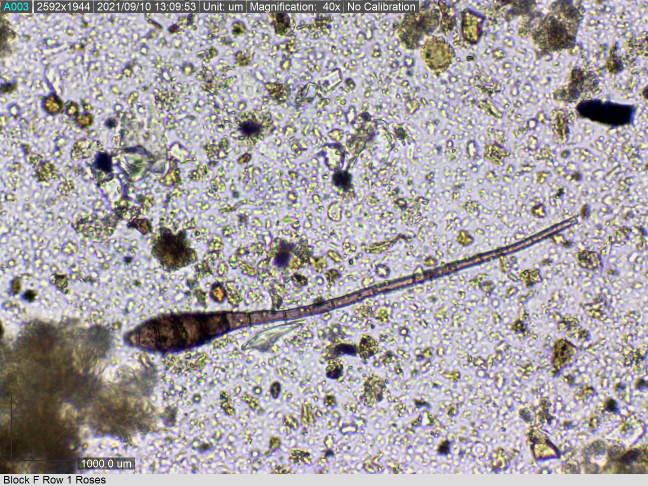
#> input picture fine-art/src/fungal-hypha-lee-kirk.jpg, 1296 x 972 px (shown at 1/2 size); its folder holds only this picture in this run
$ python bark.py
#> lines starting #> are read from the running program, lines starting #| are printed output that depends on the picture; after the words box and inside, x2 and y2 are one past the last pixel; in counts of white or black regions, pixels touching at a corner belong together
"""Shedding plates: nested flaking layers grown from a student micrograph, each ring a different crust."""
import os, glob
import numpy as np
from PIL import Image, ImageOps
from scipy import ndimage as ndi

HERE = os.path.dirname(os.path.abspath(__file__))
SRC = sorted(glob.glob(os.path.join(HERE, "src", "*.jpg")))
OUT = os.path.join(HERE, "out", "bark")
W, H = 1200, 1600
LAYERS = [(150, 170, 160), (214, 190, 60), (196, 200, 110), (200, 180, 160), (150, 120, 105), (160, 70, 45), (110, 120, 95)]


def field(rng, src):
#> called with src = 'fine-art/src/fungal-hypha-lee-kirk.jpg'
    im = ImageOps.fit(Image.open(src).convert("L"), (W // 2, H // 2), Image.LANCZOS)
    g = np.asarray(ImageOps.autocontrast(im, cutoff=1), np.float32) / 255
    n = ndi.gaussian_filter(rng.random((H // 2, W // 2)), 30)
    f = ndi.gaussian_filter(g, 22) * .6 + (n - n.min()) / np.ptp(n) * .4
    f = np.asarray(Image.fromarray(((f - f.min()) / np.ptp(f) * 255).astype(np.uint8)).resize((W, H), Image.BICUBIC), np.float32) / 255
#> f: shape (1600, 1200) float32
    return f


def grain(rng, s=1.0):
    return ndi.gaussian_filter(rng.random((H, W)), s) - .5


def piece(seed):
    rng = np.random.default_rng(seed)
    f = field(rng, SRC[seed % len(SRC)])
    # two big calm fields (grey-green, yellow), then small islands that flake in 3-4 nested rings
    qs = [np.quantile(f, .5), np.quantile(f, .86), np.quantile(f, .9), np.quantile(f, .94), np.quantile(f, .975)]
#> qs = [0.561, 0.694, 0.718, 0.749, 0.792]
    lvl = np.digitize(f, qs)
#> lvl: shape (1600, 1200) int64; 6 distinct labels, from 0 to 5
    pal = np.array([(150, 168, 160), (214, 190, 70), (232, 220, 200), (150, 120, 105), (176, 92, 70), (160, 60, 40)], np.float32)
    isl = ndi.gaussian_filter(rng.random((H, W)), 40); isl = isl > np.quantile(isl, .45)
    lvl = np.where((lvl >= 2) & ~isl, 1, lvl)
#> lvl: shape (1600, 1200) int64; 6 distinct labels, from 0 to 5
    img = pal[lvl]
    g1, g2 = grain(rng, .7), grain(rng, 3)
    img *= (1 + g1[..., None] * .35 + g2[..., None] * .4)
    edge = np.zeros((H, W), bool)
    for k in range(len(qs)):
        if k == 0: pass
        b = lvl > k; e = b & ~ndi.binary_erosion(b, iterations=3)
        edge |= e
        sh = ndi.shift(b.astype(np.float32), (6, 5), order=0) > .5
        img[sh & ~b] *= .7
#> this loop made 5 passes
#> pass 1, in piece, `b = lvl > k`:
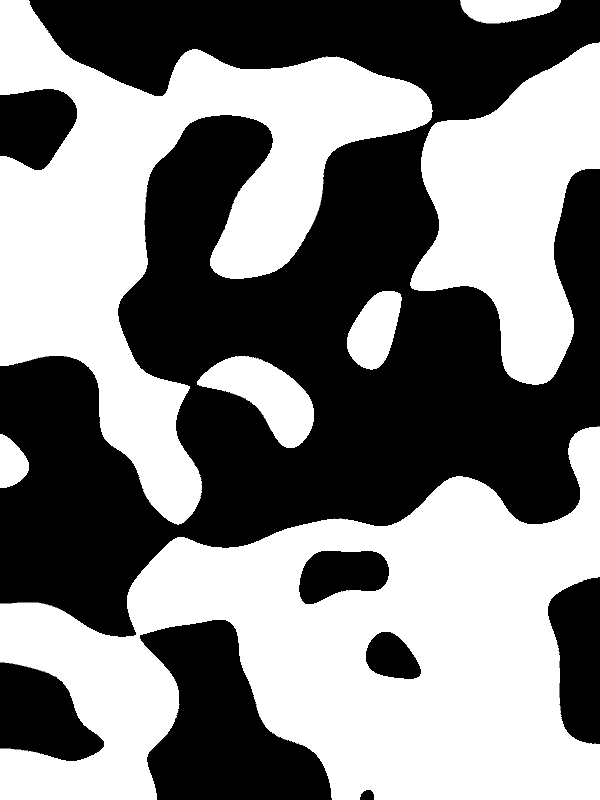
#> b: shape (1600, 1200) bool (shown at 1/2 size); 50.7% white; 8 black regions, largest, box (x1, y1, x2, y2) and area: (0, 0, 1200, 1274) 771474, (280, 1240, 664, 1600) 79496, (0, 1325, 208, 1522) 27370
#> after the loop: b: shape (1600, 1200) bool; 1.1% white; 7 white regions, largest, box (x1, y1, x2, y2) and area: (1002, 1523, 1200, 1600) 12111, (0, 1552, 62, 1600) 2304, (862, 1178, 932, 1262) 2222
#> after the loop: edge: shape (1600, 1200) bool; 3.8% white; 23 white regions (2 under 20 px), largest, box (x1, y1, x2, y2) and area: (0, 853, 1200, 1600) 21921, (0, 0, 866, 1050) 16479, (816, 1102, 1110, 1369) 7634
#> after the loop:
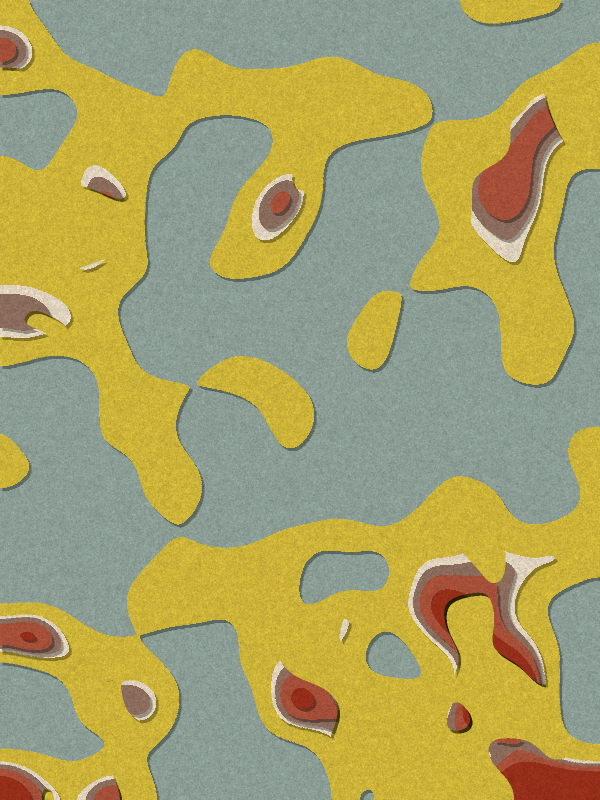
#> img: shape (1600, 1200, 3) float32 (shown at 1/2 size); mean of channels 0, 1, 2 178.7, 172.8, 115.8; drawn with min black and max white
    img[edge] = img[edge] * .55 + np.array([235, 225, 200]) * .45
    return Image.fromarray(np.clip(img, 0, 255).astype(np.uint8))


if __name__ == "__main__":
    os.makedirs(OUT, exist_ok=True)
    ims = [piece(s) for s in (1, 4, 7, 10)]
#> call 2 of piece, with seed = 4
#> in piece (call 2), `qs = [np.quantile(f, .5), np.quantile(f, .86), np.quantile(f, .9), np...`: qs = [0.51, 0.62, 0.639, 0.675, 0.722]
#> in piece (call 2), `lvl = np.digitize(f, qs)`:
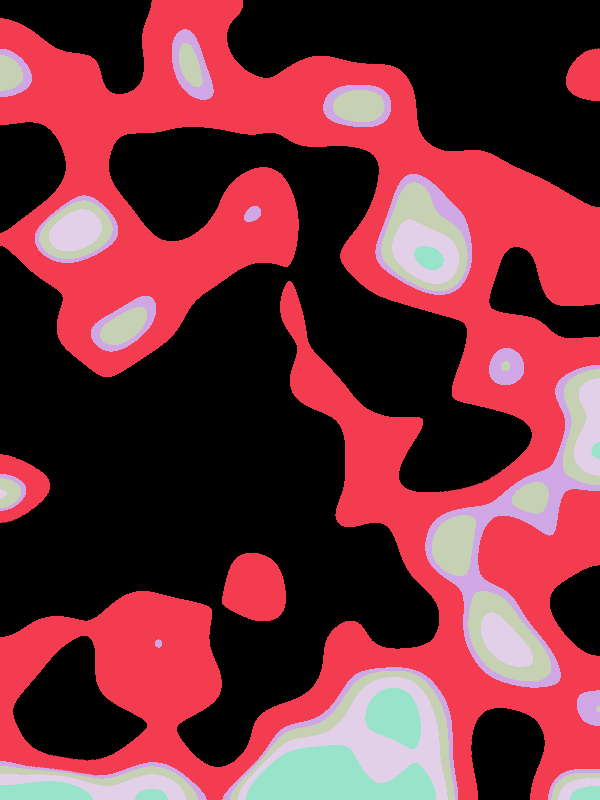
#> lvl: shape (1600, 1200) int64 (shown at 1/2 size); 6 distinct labels, from 0 to 5; one colour per label, 0 black
#> in piece (call 2), `pal = np.array([(150, 168, 160), (214, 190, 70), (232, 220, 200), (150..`: pal = [[150, 168, 160], [214, 190, 70], [232, 220, 200], [150, 120, 105], [176, 92, 70], [160, 60, 40]]
#> in piece (call 2), `isl = isl > np.quantile(isl, 0.45)`: isl: shape (1600, 1200) bool; 55% white; 17 black regions, largest, box (x1, y1, x2, y2) and area: (43, 658, 1200, 1600) 457857, (305, 326, 1117, 1049) 203297, (0, 0, 592, 402) 111200
#> in piece (call 2), `lvl = np.where((lvl >= 2) & ~isl, 1, lvl)`: lvl: shape (1600, 1200) int64; 6 distinct labels, from 0 to 5
#> the loop in piece (call 2), `for k in range(len(qs)):` made 5 passes
#> after the loop in piece (call 2), `for k in range(len(qs)):`: b: shape (1600, 1200) bool; 1.1% white; 5 white regions, box (x1, y1, x2, y2) and area: (730, 1376, 842, 1482) 8979, (531, 1525, 676, 1600) 7493, (0, 1562, 105, 1600) 3512, (1140, 1574, 1168, 1600) 436, (1184, 884, 1200, 901) 177
#> after the loop in piece (call 2), `for k in range(len(qs)):`:
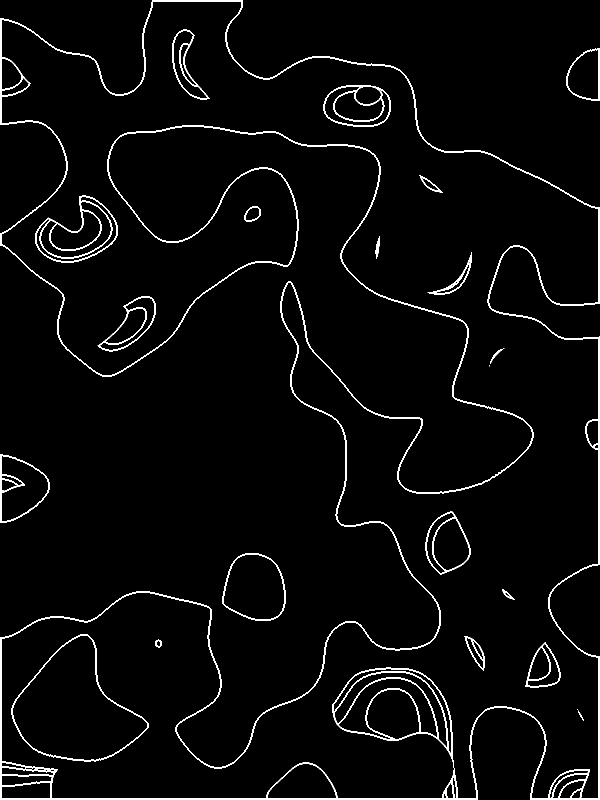
#> edge: shape (1600, 1200) bool (shown at 1/2 size); 3.3% white; 22 white regions (2 under 20 px), largest, box (x1, y1, x2, y2) and area: (0, 0, 1200, 1600) 45084, (70, 390, 236, 526) 3047, (23, 1269, 297, 1524) 2264
#> call 3 of piece, with seed = 7
#> call 3 of field, with src = 'fine-art/src/fungal-hypha-lee-kirk.jpg'
#> in field (call 3), `f = np.asarray(Image.fromarray(((f - f.min()) / np.ptp(f) * 255).astyp..`:
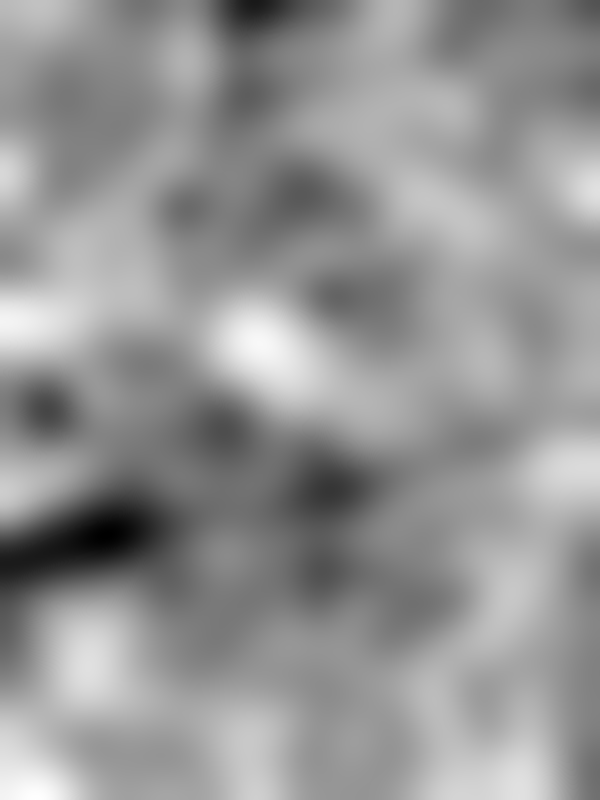
#> f: shape (1600, 1200) float32 (shown at 1/2 size); min 0, max 1, mean 0.581
#> in piece (call 3), `qs = [np.quantile(f, .5), np.quantile(f, .86), np.quantile(f, .9), np...`: qs = [0.588, 0.718, 0.745, 0.784, 0.847]
#> in piece (call 3), `lvl = np.digitize(f, qs)`: lvl: shape (1600, 1200) int64; 6 distinct labels, from 0 to 5
#> in piece (call 3), `isl = isl > np.quantile(isl, 0.45)`: isl: shape (1600, 1200) bool; 55% white; 18 black regions, largest, box (x1, y1, x2, y2) and area: (0, 0, 1200, 1466) 606857, (401, 1148, 1020, 1401) 74635, (696, 0, 1139, 351) 72630
#> in piece (call 3), `lvl = np.where((lvl >= 2) & ~isl, 1, lvl)`:
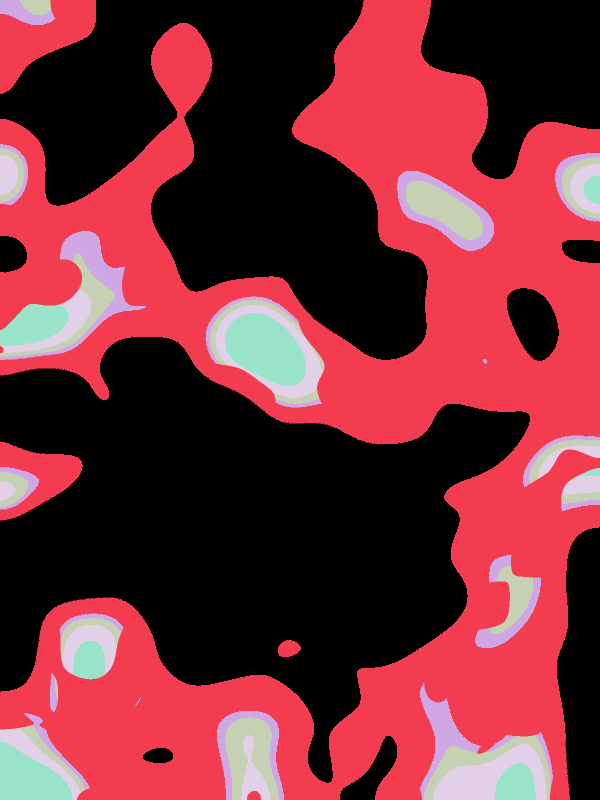
#> lvl: shape (1600, 1200) int64 (shown at 1/2 size); 6 distinct labels, from 0 to 5; one colour per label, 0 black
#> in piece (call 3), `g1, g2 = grain(rng, .7), grain(rng, 3)`:
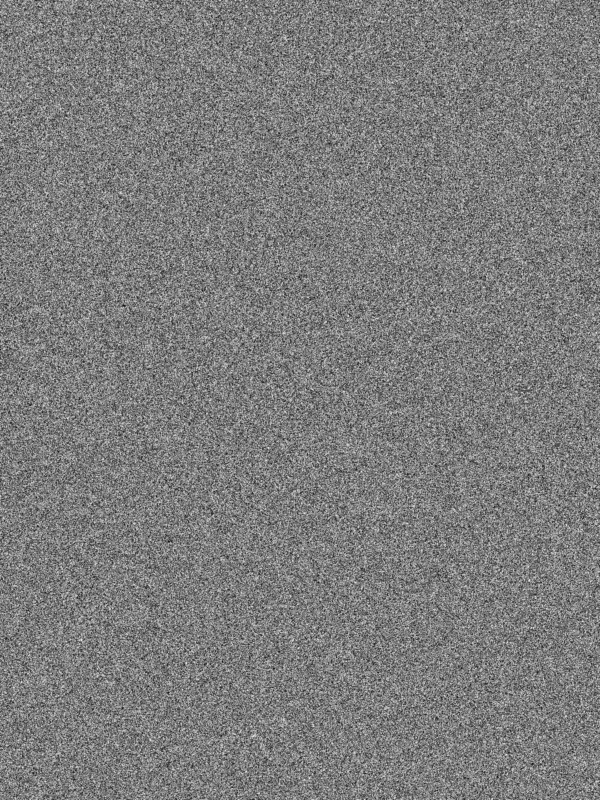
#> g1: shape (1600, 1200) float64 (shown at 1/2 size); min -0.416, max 0.433, mean -4.95e-05; drawn with min black and max white
#> the loop in piece (call 3), `for k in range(len(qs)):` made 5 passes
#> ims = 4 items
    for i, im in enumerate(ims): im.save(os.path.join(OUT, f"bark-{i + 1}.png"))
#> this loop made 4 passes
    sh = Image.new("RGB", (4 * 380 + 10, 510), "#fff")
    for i, im in enumerate(ims): sh.paste(im.resize((370, 493)), (10 + i * 380, 8))
    sh.save(os.path.join(OUT, "contact.jpg"), quality=90)
